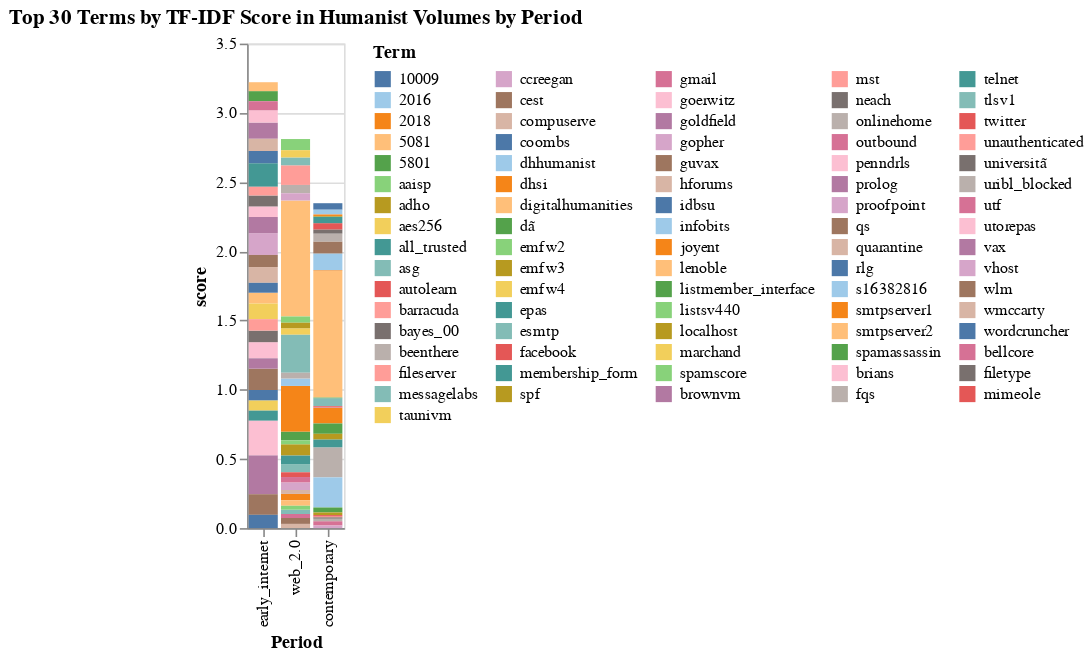

Write notebook code for a chart like this one.
### Code cell
top_terms['period'] = top_terms['period'].astype(str)
selection = alt.selection_point(fields=['term'], bind='legend')
chart = alt.Chart(top_terms).mark_bar().encode(
    y='score',
    x=alt.X('period', sort=['early_internet', 'web_2.0', 'contemporary'], axis=alt.Axis(title='Period')),
    color=alt.Color('term', legend=alt.Legend(title='Term', orient='right', symbolLimit=len(top_terms['term'].unique()), columns=5), scale=alt.Scale(scheme='tableau20')),
    tooltip=['term', 'score', 'period'],
    opacity=alt.condition(selection, alt.value(1), alt.value(0.2))
).add_params(selection).properties(
    title='Top 30 Terms by TF-IDF Score in Humanist Volumes by Period'
)
chart

### Figure 1 — Vega-Lite specification as saved in the notebook (floating-point values rounded to 4 significant figures)
{"config": {"view": {"continuousWidth": 300, "continuousHeight": 300}}, "data": {"name": "data-5703aac61f237fec110dbc9d16f00696"}, "mark": {"type": "bar"}, "encoding": {"color": {"field": "term", "legend": {"columns": 5, "orient": "right", "symbolLimit": 81, "title": "Term"}, "scale": {"scheme": "tableau20"}, "type": "nominal"}, "opacity": {"condition": {"param": "param_5", "value": 1}, "value": 0.2}, "tooltip": [{"field": "term", "type": "nominal"}, {"field": "score", "type": "quantitative"}, {"field": "period", "type": "nominal"}], "x": {"axis": {"title": "Period"}, "field": "period", "sort": ["early_internet", "web_2.0", "contemporary"], "type": "nominal"}, "y": {"field": "score", "type": "quantitative"}}, "params": [{"name": "param_5", "select": {"type": "point", "fields": ["term"]}, "bind": "legend"}], "title": "Top 30 Terms by TF-IDF Score in Humanist Volumes by Period", "$schema": "https://vega.github.io/schema/vega-lite/v5.17.0.json", "datasets": {"data-5703aac61f237fec110dbc9d16f00696": [{"term": "digitalhumanities", "score": 0.9165, "period": "contemporary"}, {"term": "onlinehome", "score": 0.2175, "period": "contemporary"}, {"term": "s16382816", "score": 0.2175, "period": "contemporary"}, {"term": "dhhumanist", "score": 0.1211, "period": "contemporary"}, {"term": "joyent", "score": 0.1146, "period": "contemporary"}, {"term": "cest", "score": 0.08646, "period": "contemporary"}, {"term": "listmember_interface", "score": 0.07466, "period": "contemporary"}, {"term": "membership_form", "score": 0.05716, "period": "contemporary"}, {"term": "esmtp", "score": 0.05678, "period": "contemporary"}, {"term": "beenthere", "score": 0.05677, "period": "contemporary"}, {"term": "10009", "score": 0.04703, "period": "contemporary"}, {"term": "autolearn", "score": 0.04692, "period": "contemporary"}, {"term": "all_trusted", "score": 0.0469, "period": "contemporary"}, {"term": "localhost", "score": 0.04018, "period": "contemporary"}, {"term": "spamassassin", "score": 0.03568, "period": "contemporary"}, {"term": "2016", "score": 0.03442, "period": "contemporary"}, {"term": "utf", "score": 0.03142, "period": "contemporary"}, {"term": "bayes_00", "score": 0.02847, "period": "contemporary"}, {"term": "spf", "score": 0.01928, "period": "contemporary"}, {"term": "vhost", "score": 0.01859, "period": "contemporary"}, {"term": "uribl_blocked", "score": 0.01819, "period": "contemporary"}, {"term": "twitter", "score": 0.01146, "period": "contemporary"}, {"term": "2018", "score": 0.01073, "period": "contemporary"}, {"term": "universitã", "score": 0.01043, "period": "contemporary"}, {"term": "gmail", "score": 0.005877, "period": "contemporary"}, {"term": "facebook", "score": 0.005368, "period": "contemporary"}, {"term": "adho", "score": 0.005071, "period": "contemporary"}, {"term": "dã", "score": 0.00418, "period": "contemporary"}, {"term": "dhsi", "score": 0.00394, "period": "contemporary"}, {"term": "unauthenticated", "score": 0.003845, "period": "contemporary"}, {"term": "vax", "score": 0.2821, "period": "early_internet"}, {"term": "utorepas", "score": 0.2497, "period": "early_internet"}, {"term": "epas", "score": 0.1702, "period": "early_internet"}, {"term": "gopher", "score": 0.1573, "period": "early_internet"}, {"term": "qs", "score": 0.1542, "period": "early_internet"}, {"term": "wlm", "score": 0.149, "period": "early_internet"}, {"term": "brownvm", "score": 0.1173, "period": "early_internet"}, {"term": "goldfield", "score": 0.1167, "period": "early_internet"}, {"term": "penndrls", "score": 0.1166, "period": "early_internet"}, {"term": "hforums", "score": 0.1141, "period": "early_internet"}, {"term": "marchand", "score": 0.1141, "period": "early_internet"}, {"term": "wordcruncher", "score": 0.09582, "period": "early_internet"}, {"term": "coombs", "score": 0.08838, "period": "early_internet"}, {"term": "brians", "score": 0.08838, "period": "early_internet"}, {"term": "compuserve", "score": 0.08809, "period": "early_internet"}, {"term": "guvax", "score": 0.08725, "period": "early_internet"}, {"term": "neach", "score": 0.08349, "period": "early_internet"}, {"term": "mst", "score": 0.08266, "period": "early_internet"}, {"term": "filetype", "score": 0.08086, "period": "early_internet"}, {"term": "lenoble", "score": 0.07694, "period": "early_internet"}, {"term": "prolog", "score": 0.07494, "period": "early_internet"}, {"term": "goerwitz", "score": 0.07484, "period": "early_internet"}, {"term": "taunivm", "score": 0.07446, "period": "early_internet"}, {"term": "rlg", "score": 0.07436, "period": "early_internet"}, {"term": "5801", "score": 0.07296, "period": "early_internet"}, {"term": "telnet", "score": 0.07208, "period": "early_internet"}, {"term": "idbsu", "score": 0.07145, "period": "early_internet"}, {"term": "bellcore", "score": 0.06578, "period": "early_internet"}, {"term": "5081", "score": 0.06431, "period": "early_internet"}, {"term": "fileserver", "score": 0.0628, "period": "early_internet"}, {"term": "digitalhumanities", "score": 0.838, "period": "web_2.0"}, {"term": "joyent", "score": 0.3318, "period": "web_2.0"}, {"term": "esmtp", "score": 0.2755, "period": "web_2.0"}, {"term": "barracuda", "score": 0.142, "period": "web_2.0"}, {"term": "localhost", "score": 0.0817, "period": "web_2.0"}, {"term": "aaisp", "score": 0.08031, "period": "web_2.0"}, {"term": "membership_form", "score": 0.06124, "period": "web_2.0"}, {"term": "listmember_interface", "score": 0.06119, "period": "web_2.0"}, {"term": "beenthere", "score": 0.05995, "period": "web_2.0"}, {"term": "messagelabs", "score": 0.05945, "period": "web_2.0"}, {"term": "asg", "score": 0.05681, "period": "web_2.0"}, {"term": "proofpoint", "score": 0.05498, "period": "web_2.0"}, {"term": "infobits", "score": 0.05366, "period": "web_2.0"}, {"term": "aes256", "score": 0.05251, "period": "web_2.0"}, {"term": "ccreegan", "score": 0.05232, "period": "web_2.0"}, {"term": "smtpserver1", "score": 0.04632, "period": "web_2.0"}, {"term": "emfw4", "score": 0.04567, "period": "web_2.0"}, {"term": "emfw2", "score": 0.04502, "period": "web_2.0"}, {"term": "wlm", "score": 0.04261, "period": "web_2.0"}, {"term": "fqs", "score": 0.04176, "period": "web_2.0"}, {"term": "emfw3", "score": 0.04007, "period": "web_2.0"}, {"term": "smtpserver2", "score": 0.03909, "period": "web_2.0"}, {"term": "outbound", "score": 0.03865, "period": "web_2.0"}, {"term": "mimeole", "score": 0.0344, "period": "web_2.0"}, {"term": "tlsv1", "score": 0.03121, "period": "web_2.0"}, {"term": "wmccarty", "score": 0.03022, "period": "web_2.0"}, {"term": "utf", "score": 0.02903, "period": "web_2.0"}, {"term": "spamscore", "score": 0.0284, "period": "web_2.0"}, {"term": "listsv440", "score": 0.0284, "period": "web_2.0"}, {"term": "quarantine", "score": 0.0284, "period": "web_2.0"}]}}
